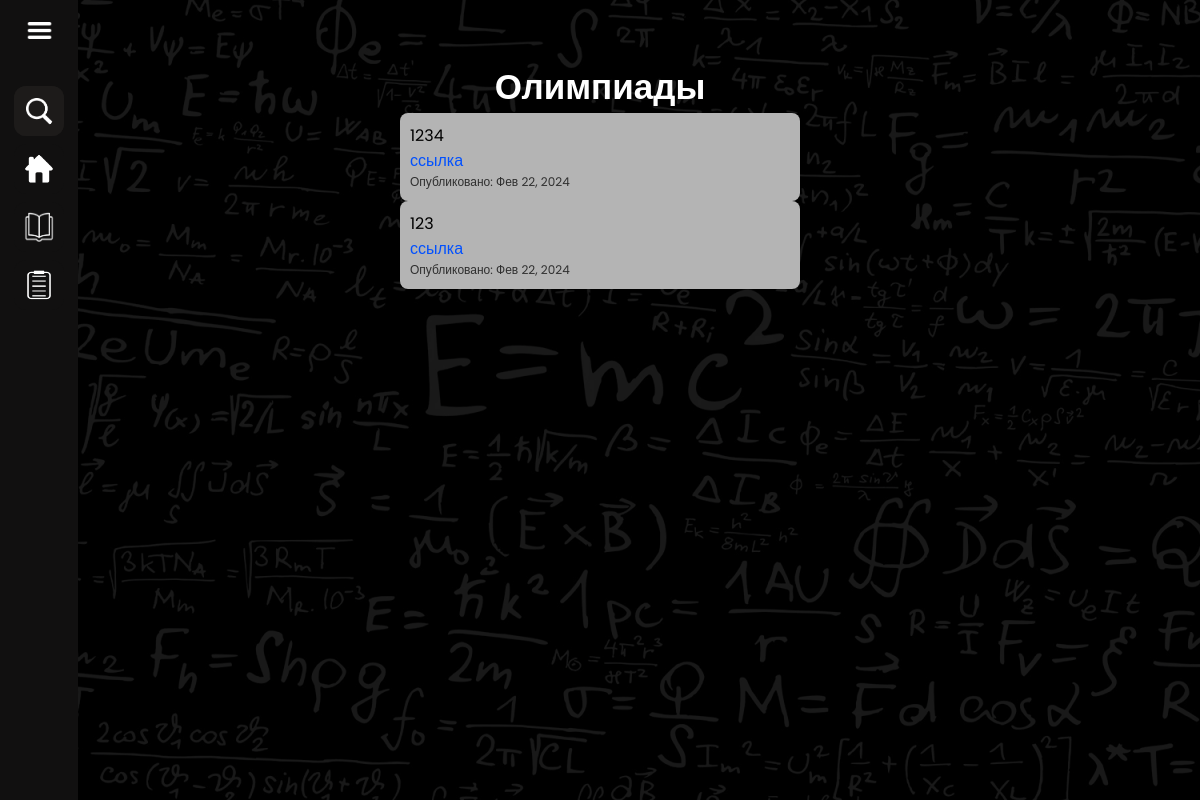
The page /phisics/ on the database as committed earlier.
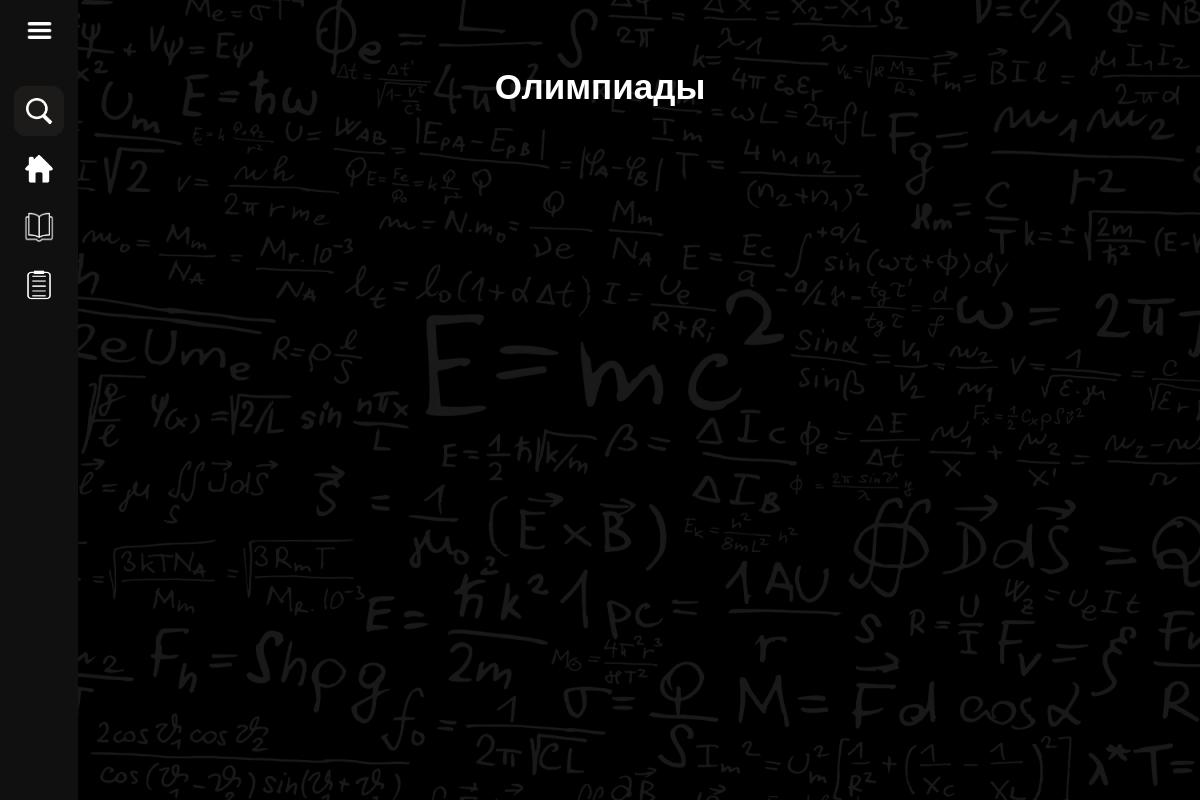
The same page on the database as committed later.
### blog/models.py (models this page shows, shortened)
class Post(models.Model):
    title = models.CharField(max_length=120)
    content = models.TextField()
    index = models.CharField(max_length=1)
    published_at = models.DateTimeField(default=timezone.now)
    author = models.ForeignKey(User, on_delete=models.CASCADE)
    class Meta:
        ordering = ['-published_at']

### blog/views.py (the view)
# urls.py: path('phisics/', views.phisics, name='phisics'),
def phisics(request):
    posts = Post.objects.filter(index='p')
    context = {
        'posts': posts,
        'group': request.user.groups.all()
    }
    return render(request, 'blog/phisics.html', context)

### blog/templates/blog/phisics.html (shortened to what this page needs)
{% extends 'base.html' %}
{%load static %}
{% block sbar %}
      <div class="logo-details">
        <i class='bx bx-menu' id="btn"><img src="{% static 'imajes/3lines.png' %}" style="width: 27px; height: 27px;"/></i>
      </div>
      <ul class="nav-list">
        <li>
          <i class='bx bx-search' style="width: 27px; padding-left: 1px; padding-top: 2px;"><img src="{% static 'imajes/loupe.png' %}" style="width: 27px; height: 27px;"/></i>
        </li>
        <li>
          <a href="{% url 'posts' %}">
            <i class='bx bx-user'><img src="{% static 'imajes/home.png' %}" /></i>
          </a>
        </li>
        <li>
          <a href="#">
            <i class='bx bx-user'><img src="{% static 'imajes/book.png' %}" style="filter:invert(180);" /></i>
          </a>
        </li>
        <li>
          <a href="{% url 'phisics-task' %}">
            <i class='bx bx-user'><img src="{% static 'imajes/taskimg.png' %}" style="filter:invert(180);" /></i>
          </a>
        </li>
      </ul>
{% endblock sbar %}
{% block content %}
    <section class="home">
        <div class="backgroundimgp"></div>
    	<ul class="wrapper">
            <h2 style="color: #fff; font-size: 35px;">Олимпиады</h2>
            {% for post in posts %}
                <li class="block">
                    <div class="background">
                        <p>{{ post.title }}</p>
                        <a href="{{ post.content }}">ссылка</a>
                        <small>Опубликовано: {{ post.published_at | date:"M d, Y" }}
                        </small>
                    </div>
                </li>
            {% endfor %}
        </ul>
    </section>
{% endblock content %}

Rows that differ between the two databases and show on the page:
removed Post: title "1234", published_at "Фев 22, 2024"
removed Post: title "123", published_at "Фев 22, 2024"
